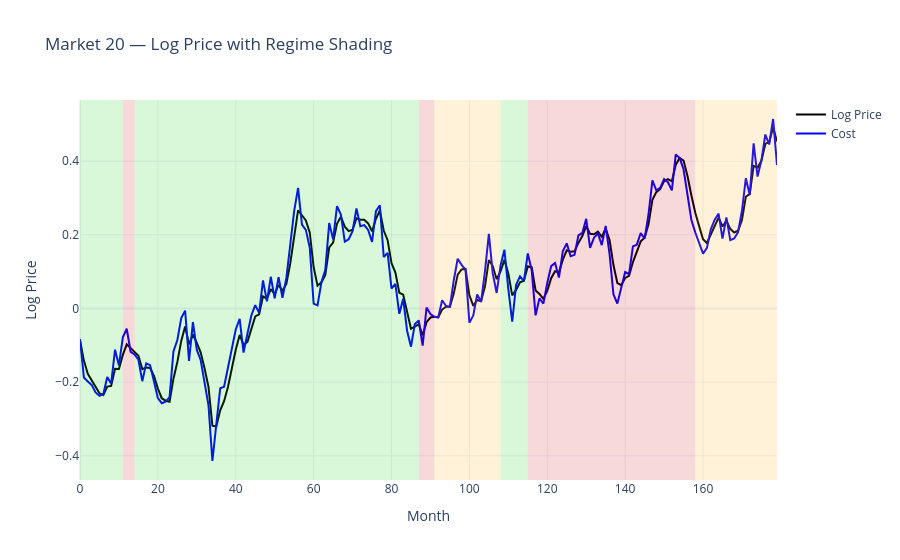

The cell this chart's notebook holds for it:
### Code cell
plot_market_plotly(df, market_id=20)

### Figure 1 — Plotly figure (JSON) as saved in the notebook; plotly's stock layout.template omitted (floating-point values rounded to 4 significant figures; data arrays with more than 128 entries replaced by an {"elided": "..."} marker saying what was removed)
{"data": [{"line": {"color": "black"}, "mode": "lines", "name": "Log Price", "type": "scatter", "x": {"elided": "180 int values"}, "y": {"elided": "180 float values"}}, {"line": {"color": "blue"}, "mode": "lines", "name": "Cost", "type": "scatter", "x": {"elided": "180 int values"}, "y": {"elided": "180 float values"}}], "layout": {"shapes": [{"fillcolor": "rgba(0,200,0,0.15)", "line": {"width": 0}, "type": "rect", "x0": 0, "x1": 11, "xref": "x", "y0": 0, "y1": 1, "yref": "y domain"}, {"fillcolor": "rgba(200,0,0,0.15)", "line": {"width": 0}, "type": "rect", "x0": 11, "x1": 14, "xref": "x", "y0": 0, "y1": 1, "yref": "y domain"}, {"fillcolor": "rgba(0,200,0,0.15)", "line": {"width": 0}, "type": "rect", "x0": 14, "x1": 87, "xref": "x", "y0": 0, "y1": 1, "yref": "y domain"}, {"fillcolor": "rgba(200,0,0,0.15)", "line": {"width": 0}, "type": "rect", "x0": 87, "x1": 91, "xref": "x", "y0": 0, "y1": 1, "yref": "y domain"}, {"fillcolor": "rgba(255,165,0,0.15)", "line": {"width": 0}, "type": "rect", "x0": 91, "x1": 108, "xref": "x", "y0": 0, "y1": 1, "yref": "y domain"}, {"fillcolor": "rgba(0,200,0,0.15)", "line": {"width": 0}, "type": "rect", "x0": 108, "x1": 115, "xref": "x", "y0": 0, "y1": 1, "yref": "y domain"}, {"fillcolor": "rgba(200,0,0,0.15)", "line": {"width": 0}, "type": "rect", "x0": 115, "x1": 158, "xref": "x", "y0": 0, "y1": 1, "yref": "y domain"}, {"fillcolor": "rgba(255,165,0,0.15)", "line": {"width": 0}, "type": "rect", "x0": 158, "x1": 179, "xref": "x", "y0": 0, "y1": 1, "yref": "y domain"}], "title": {"text": "Market 20 — Log Price with Regime Shading"}, "xaxis": {"title": {"text": "Month"}}, "yaxis": {"title": {"text": "Log Price"}}}}
